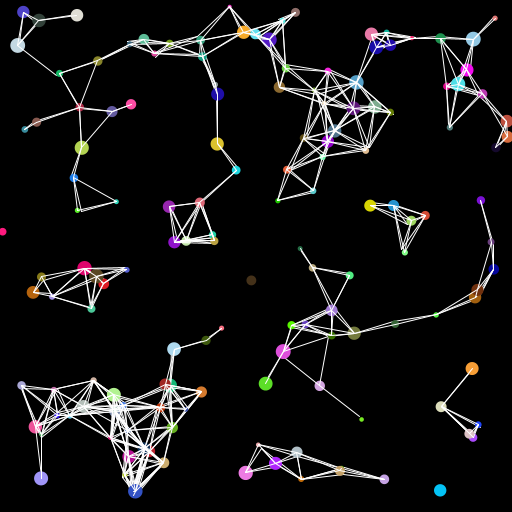
Frame 1 (no input)
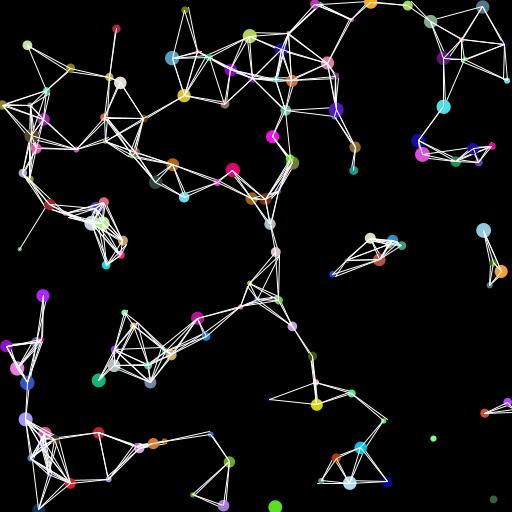
Frame 60 (the mouse pressed at the canvas centre just before this capture)
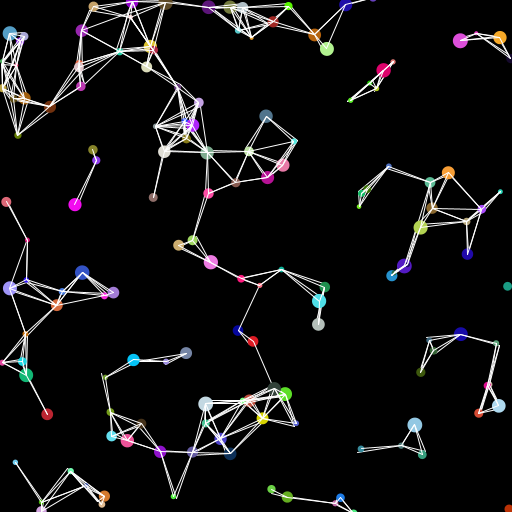
Frame 120 (the mouse held since frame 60 and released just before this capture)

The Processing sketch that drew these frames (run headless with seeded random() and noise(); from frame 60 on, the mouse is pressed at the canvas centre):

// Processing sketch: example_171003b_classes
// ── example_171003b_classes.pde
Ball[] balls;
int nBalls = 150;

void setup() {
  size(512, 512);
  background(0);

  balls = new Ball[nBalls];

  for (int counter = 0; counter<balls.length; counter++) {
    Ball myBall = new Ball(
      random(width), 
      random(height), 
      random(-4, 4), 
      random(-4, 4)
      );
      
    balls[counter] = myBall;
  }
}

void draw() {
  background(0);

  for (int counter=0; counter<balls.length; counter++) {
    balls[counter].move();
    balls[counter].display();
  }
}

class Ball {
  float x;
  float y;
  float xSpeed;
  float ySpeed;
  float size;
  
  color myColor;

  Ball(float inputX, float inputY, float inputXSpeed, float inputYSpeed) {
    this.x = inputX;
    this.y = inputY;
    this.xSpeed = inputXSpeed;
    this.ySpeed = inputYSpeed;
    
    this.size = random(4, 15);
    this.myColor = color(random(255), random(255), random(255));
  }

  void move() {
    this.x += this.xSpeed;
    this.y += this.ySpeed;

    this.checkBoundaries();
  }

  void checkBoundaries() {
    if (this.y >= height) {
      this.ySpeed *= -1;
    }

    if (this.y <= 0) {
      this.ySpeed *= -1;
    }

    if (this.x >= width) {
      this.xSpeed *= -1;
    }

    if (this.x <= 0) {
      this.xSpeed *= -1;
    }
  }

  void display() {
    fill(this.myColor);
    noStroke();
    ellipse(this.x, this.y, this.size, this.size);
    
    for (int newCounter=0; newCounter<balls.length; newCounter++) {
      Ball otherBall = balls[newCounter];
      
      if (otherBall != this && dist(this.x, this.y, otherBall.x, otherBall.y) < 50) {
        
        stroke(255);
        line(this.x, this.y, otherBall.x, otherBall.y);
      }
    }
  }
}
